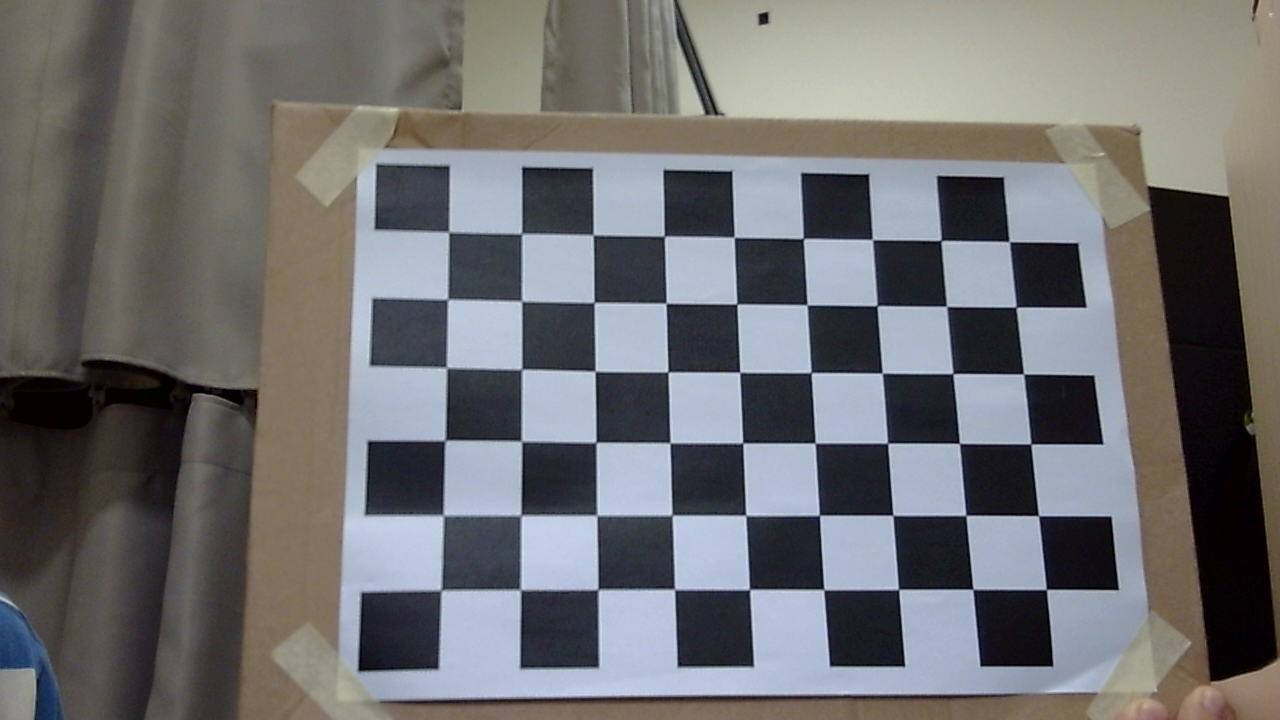
#> input picture assets/chessboard/left/left1.jpg, 1280 x 720 px; its folder holds only this picture in this run
$ python calibration.py
#> lines starting #> are read from the running program, lines starting #| are printed output that depends on the picture
# Import libraries
from matplotlib import pyplot as plt
import numpy as np
import cv2 as cv
import glob
import yaml

class Calibration:
    def __init__(self, camera, chess_type = '.jpg', nx = 9, ny = 6):
        """
        Create a new instance of the Calibration class accordingly to the input

        Params:
            iframe (np.ndarray): the input image frame
            img_type (str): the type of input images
            nx (int): # of rows of the printed chessboard
            ny (int): # of cols of the printed chessboard
        """
        # Locate the optional chessboard references
        self.folder = "../assets/chessboard/" + camera + "/"
        self.chess_type = chess_type
        self.dimensions = [1280, 720]

        # Specify the # of rows and cols of the printed chessboard
        self.nx, self.ny = nx, ny

        # Object points and image points from all the images
        self.objpoints, self.imgpoints, self.temp_img = self.read_imgs()

        # Camera's parameters
        self.mtx, self.dist, self.rvecs, self.tvecs = self.calibrate()


    def read_imgs(self) -> (list, list, np.ndarray):
        """
        Iterate through all images and add object points to the images

        Returns:
            objpoints (list): 3D points in real world
            imgpoints (list): 2D points in image plane
            img (np.ndarray): the last image
        """
        # Specify the input and output
        images = glob.glob(self.folder + "*" + self.chess_type)
        objpoints, imgpoints = [], []

        # Prepare object points
        objp = np.zeros((self.nx * self.ny, 3), np.float32)
        objp[:,:2] = np.mgrid[0:self.nx, 0:self.ny].T.reshape(-1,2)

        # Termination criteria
        criteria = (cv.TERM_CRITERIA_EPS + cv.TERM_CRITERIA_MAX_ITER, 30, 0.001)

        for fname in images:
            # Read image as grayscale
            img = cv.cvtColor(cv.imread(fname), cv.COLOR_BGR2GRAY)

            # Find the chess board corners
            ret, corners = cv.findChessboardCorners(img, (self.nx, self.ny), None)

            # If found, add object points, image points
            if ret == True:
                objpoints.append(objp)
                cv.cornerSubPix(img, corners, (11,11), (-1,-1), criteria) # Refine corner
                imgpoints.append(corners)

        return objpoints, imgpoints, img


    def calibrate(self) -> (np.ndarray, np.ndarray, np.ndarray, np.ndarray):
        """
        Calibrate the camera

        Returns:
            mtx (np.ndarray): camera's intrinsic matrix
            dist (np.ndarray): distortion coefficients
            rs (np.ndarray): rotation matrices
            ts (np.ndarray): translation matrices
        """
        _, mtx, dist, rs, ts = cv.calibrateCamera(self.objpoints, self.imgpoints,
                                                  self.dimensions, None, None)

        return mtx, dist, rs, ts


    # [29 lines left out: functions undistort, get_mtx, not called in this run]


    def focal_length(self, sensor_width = 3.58) -> float:
        """
        Extract the camera's focal length (mm) knowing its sensor width

        Params:
            sensor_width (float): the sensor's width

        Returns:
            (float): the mean value of the calculated focal length
        """
        # Extract focal length from camera's matrix
        focal_len = np.array([self.mtx[0][0], self.mtx[1][1]])

        # Convert from pixels to mm
        focal_len_mm = focal_len * sensor_width / self.dimensions[0]

        return np.mean(focal_len_mm)


    # [14 lines left out: function total_error, not called in this run]


    def export_params(self, filename = "cam"):
        """
        Save important parameters of the camera

        Params:
            filename (str): name of the output file

        Side-effects:
            Write a new file with camera's parameters to the default folder

        """
        # Specify the content to be written
        data = {'camera_matrix': np.asarray(self.mtx).tolist(),
                'distort_coeff': np.asarray(self.dist).tolist(),
                'focal_px': float(self.focal_length(sensor_width = 1)),
                'focal_cm': float(self.focal_length()/10)}

        # Write all parameter values to the output file
        with open("../outputs/" + filename + ".yaml", "w") as f:
            yaml.dump(data, f)


def main(camera = "left", export_params = False):
    """
    Save the undistorted version of the input image and probably the corresponding undistorted chessboard images

    Params:
        name (str): the filename to be undistorted
        img_type (str): type of that file
        folder (str): relative location of that file corresponding to the main folder
        export_params (bool): if True, export camera's parameters

    Side-effects:
        Save the undistort image with the same name to the pre-specified folder
    """
    # Read images
    cali = Calibration(camera)

    # Export parameters
    if export_params:
        cali.export_params(camera)


if __name__ == "__main__":
    main(camera = "left", export_params = True)
#> in read_imgs, `img = cv.cvtColor(cv.imread(fname), cv.COLOR_BGR2GRAY)`:
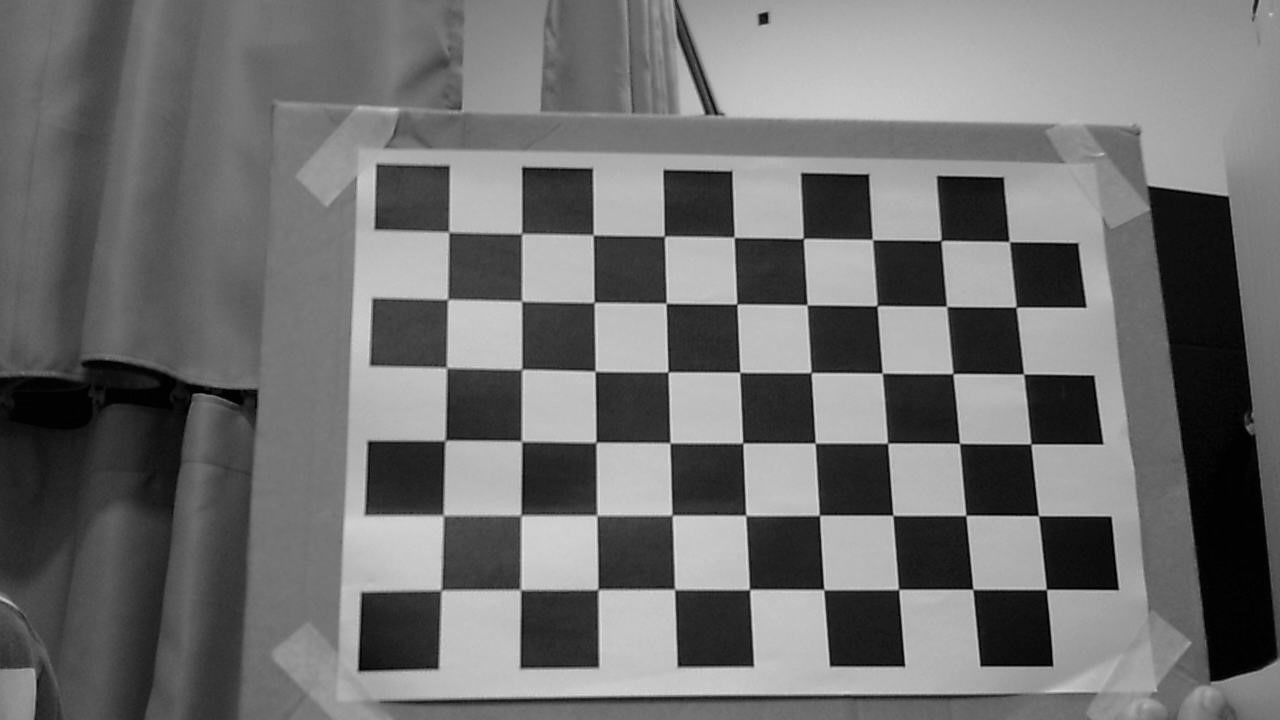
#> img: shape (720, 1280); min 0, max 223, mean 111
#> in read_imgs, `ret, corners = cv.findChessboardCorners(img, (self.nx, self.ny), None)`: ret = True; corners = 54 rows, first 8: [448.9, 233.3], [521.5, 234], [593.3, 235.1], [664.3, 236.2], [734.3, 237.5], [803.5, 238.4], [872.3, 239.5], [941, 240.3]
#> in __init__, `self.objpoints, self.imgpoints, self.temp_img = self.read_imgs()`: self.objpoints = 1 item
#> in calibrate, `_, mtx, dist, rs, ts = cv.calibrateCamera(self.objpoints, self.imgpoin..`: mtx = [[1477.6, 0, 524.6], [0, 1459.3, 310.9], [0, 0, 1]]; dist = [[-0.0117, 1.31, -0.0186, -0.0256, -4.1]]; rs = ([-0.33, -0.0576, 0.00882],); ts = ([-1.04, -1.1, 20.42],)
#> in __init__, `self.mtx, self.dist, self.rvecs, self.tvecs = self.calibrate()`: self.mtx has the same summary as mtx in calibrate; self.dist = [[-0.0117, 1.31, -0.0186, -0.0256, -4.1]]; self.rvecs = ([-0.33, -0.0576, 0.00882],); self.tvecs = ([-1.04, -1.1, 20.42],)
#> in focal_length, `focal_len = np.array([self.mtx[0][0], self.mtx[1][1]])`: focal_len = [1477.6, 1459.3]
#> in focal_length, `focal_len_mm = focal_len * sensor_width / self.dimensions[0]`: focal_len_mm = [1.15, 1.14]
#> in export_params, `data = {'camera_matrix': np.asarray(self.mtx).tolist(), 'distort_coeff..`: data = {'camera_matrix': [[1477.6, 0, 524.6], [0, 1459.3, 310.9], [0, 0, 1]], 'distort_coeff': [[-0.0117, 1.31, -0.0186, -0.0256, -4.1]], 'focal_px': 1.15, 'focal_cm': 0.411}
    main(camera = "right", export_params = True)
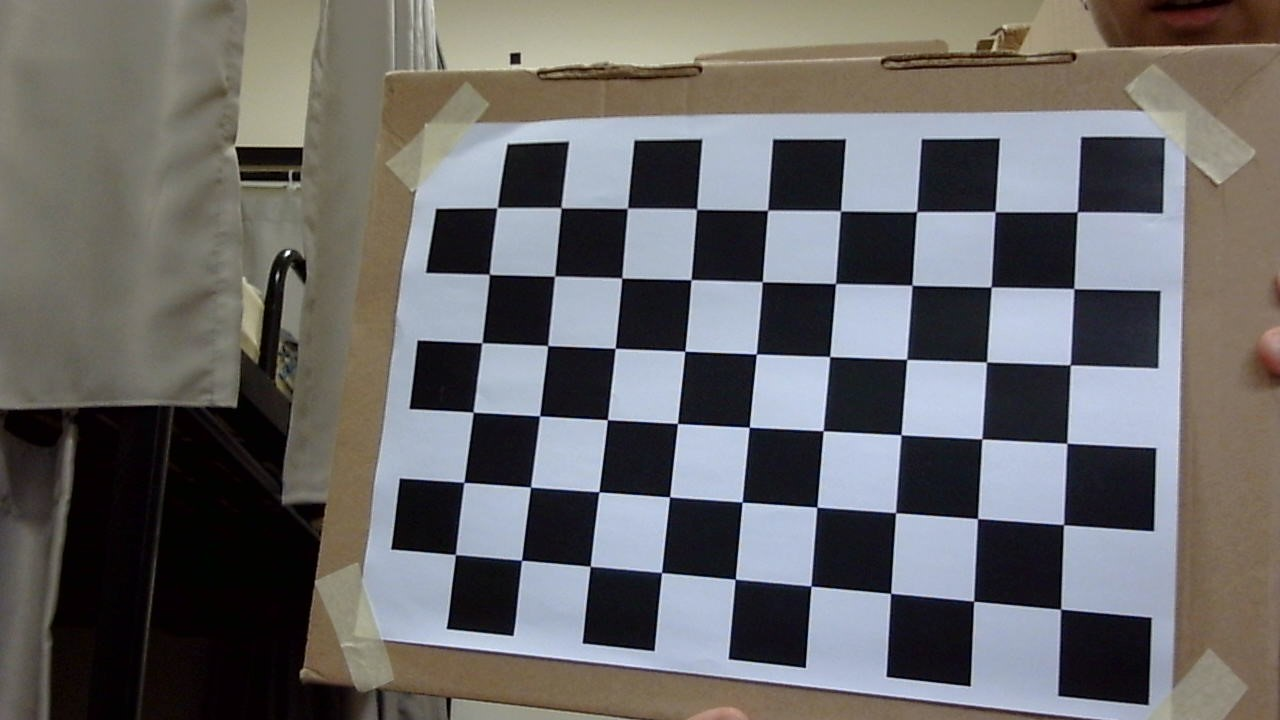
#> input picture assets/chessboard/right/right1.jpg, 1280 x 720 px
#> in read_imgs (call 2), `img = cv.cvtColor(cv.imread(fname), cv.COLOR_BGR2GRAY)`:
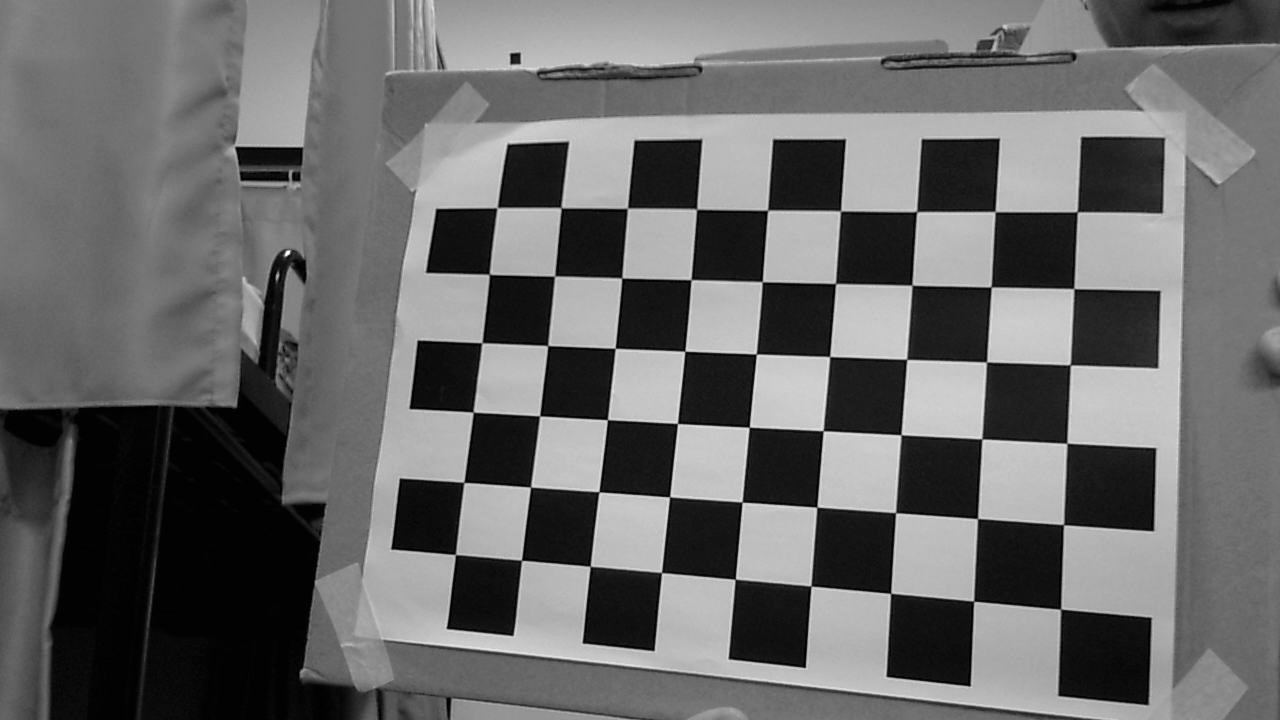
#> img: shape (720, 1280); min 0, max 255, mean 104.4
#> in read_imgs (call 2), `ret, corners = cv.findChessboardCorners(img, (self.nx, self.ny), None)`: corners = 54 rows, first 8: [1060.5, 609.1], [973.7, 601], [890.6, 593.4], [811, 585.8], [735.4, 579.1], [661.5, 572.5], [590.2, 566.1], [521.5, 560.3]
